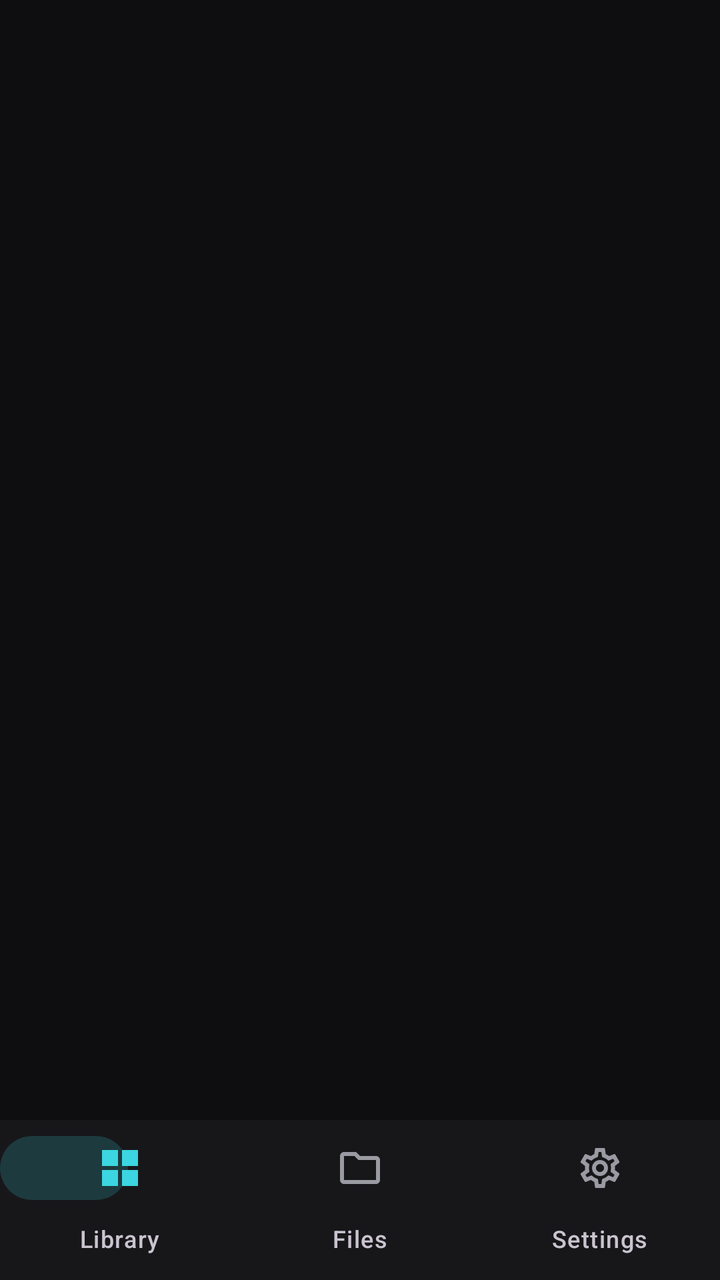
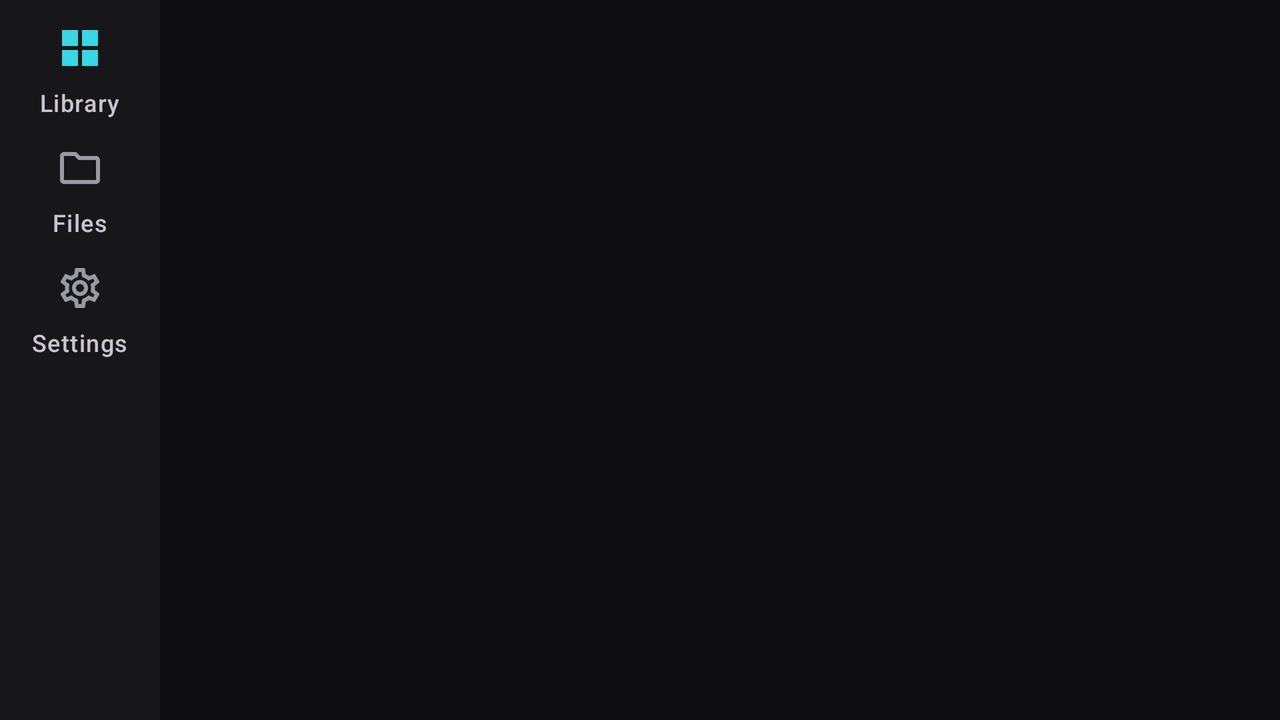

Compare how this app lays out the same screen by default and in its alternative resource folder. The renders come first, then the two layout files and the values they reference.
<!-- AndroidManifest.xml: application theme Theme.Brovan -->
<!-- res/layout/activity_main.xml -->
<?xml version="1.0" encoding="utf-8"?>
<LinearLayout
    xmlns:android="http://schemas.android.com/apk/res/android"
    xmlns:app="http://schemas.android.com/apk/res-auto"
    android:layout_width="match_parent"
    android:layout_height="match_parent"
    android:orientation="vertical">

    <include
        layout="@layout/main_content"
        android:layout_width="match_parent"
        android:layout_height="0dp"
        android:layout_weight="1" />

    <FrameLayout
        android:layout_width="match_parent"
        android:layout_height="wrap_content"
        android:background="@color/surface">

        <View
            android:id="@+id/nav_pill"
            android:layout_width="@dimen/nav_pill_width"
            android:layout_height="@dimen/nav_pill_height"
            android:layout_marginTop="@dimen/nav_pill_top"
            android:background="@drawable/bg_nav_pill" />

        <com.google.android.material.bottomnavigation.BottomNavigationView
            android:id="@+id/navigation"
            style="@style/Widget.Brovan.NavigationBar"
            android:layout_width="match_parent"
            android:layout_height="wrap_content"
            app:menu="@menu/nav_menu" />
    </FrameLayout>
</LinearLayout>
<!-- res/layout/main_content.xml (included above) -->
<?xml version="1.0" encoding="utf-8"?>
<androidx.coordinatorlayout.widget.CoordinatorLayout
    xmlns:android="http://schemas.android.com/apk/res/android"
    xmlns:app="http://schemas.android.com/apk/res-auto"
    android:layout_width="match_parent"
    android:layout_height="match_parent">

    <com.google.android.material.appbar.AppBarLayout
        android:layout_width="match_parent"
        android:layout_height="wrap_content"
        android:background="@color/background"
        app:elevation="0dp"
        app:liftOnScroll="false">

        <com.google.android.material.appbar.MaterialToolbar
            android:id="@+id/toolbar"
            android:layout_width="match_parent"
            android:layout_height="?attr/actionBarSize"
            app:navigationContentDescription="@string/setup_back"
            app:navigationIconTint="@color/text_primary" />
    </com.google.android.material.appbar.AppBarLayout>

    <FrameLayout
        android:id="@+id/content"
        android:layout_width="match_parent"
        android:layout_height="match_parent"
        app:layout_behavior="@string/appbar_scrolling_view_behavior">

        <androidx.viewpager2.widget.ViewPager2
            android:id="@+id/pages"
            android:layout_width="match_parent"
            android:layout_height="match_parent" />
    </FrameLayout>
</androidx.coordinatorlayout.widget.CoordinatorLayout>
<!-- resources referenced by this layout -->
<resources>
  <color name="background">#FF0E0E10</color>
  <color name="surface">#FF17171A</color>
  <color name="text_primary">#FFEDEDEF</color>
  <dimen name="nav_pill_height">32dp</dimen>
  <dimen name="nav_pill_top">8dp</dimen>
  <dimen name="nav_pill_width">64dp</dimen>
  <!-- drawable bg_nav_pill (drawable) -->
  <?xml version="1.0" encoding="utf-8"?>
  <shape xmlns:android="http://schemas.android.com/apk/res/android" android:shape="rectangle">
      <corners android:radius="@dimen/nav_pill_radius" />
      <solid android:color="@color/accent_wash" />
  </shape>
  <string name="setup_back">Back</string>
  <dimen name="nav_pill_radius">16dp</dimen>
  <style name="TextAppearance.Brovan.Tab" parent="TextAppearance.Material3.LabelMedium">
          <item name="android:textAllCaps">false</item>
          <item name="android:textSize">12sp</item>
          <item name="android:fontFamily">sans-serif-medium</item>
      </style>
  <color name="accent">#FF3BD6E1</color>
  <color name="on_accent">#FF031A1C</color>
  <color name="surface_variant">#FF1F1F23</color>
  <color name="text_secondary">#FF9A9AA2</color>
  <color name="outline">#FF2A2A2F</color>
  <style name="Widget.Brovan.Switch" parent="Widget.Material3.CompoundButton.MaterialSwitch">
          <item name="thumbTint">@color/switch_thumb_tint</item>
          <item name="trackTint">@color/switch_track_tint</item>
          <item name="trackDecorationTint">@color/switch_track_decoration</item>
      </style>
  <style name="ThemeOverlay.Brovan.Dialog" parent="ThemeOverlay.Material3.MaterialAlertDialog">
          <item name="android:backgroundDimAmount">0.6</item>
          <item name="colorSurface">@color/surface</item>
          <item name="colorSurfaceContainerHigh">@color/surface</item>
          <item name="android:colorBackground">@color/surface</item>
          <item name="alertDialogStyle">@style/Widget.Brovan.AlertDialog</item>
          <item name="colorOnSurfaceVariant">@color/text_primary</item>
          <item name="textAppearanceBodyLarge">@style/TextAppearance.Brovan.DialogItem</item>
          <item name="elevationOverlayEnabled">false</item>
      </style>
  <style name="Widget.Brovan.Fab" parent="Widget.Material3.ExtendedFloatingActionButton.Icon.Primary">
          <item name="backgroundTint">@color/accent</item>
          <item name="iconTint">@color/on_accent</item>
          <item name="android:textColor">@color/on_accent</item>
          <item name="shapeAppearanceOverlay">@style/ShapeAppearance.Brovan.Fab</item>
      </style>
  <style name="ThemeOverlay.Brovan.SideSheet" parent="ThemeOverlay.Material3.SideSheetDialog">
          <item name="sideSheetModalStyle">@style/Widget.Brovan.SideSheet</item>
      </style>
  <style name="Widget.Brovan.AlertDialog" parent="MaterialAlertDialog.Material3">
          <item name="backgroundTint">@color/surface_variant</item>
          <item name="shapeAppearanceOverlay">@style/ShapeAppearance.Brovan.Dialog</item>
      </style>
  <style name="TextAppearance.Brovan.DialogItem" parent="TextAppearance.Material3.BodyLarge">
          <item name="android:letterSpacing">0</item>
      </style>
  <style name="ShapeAppearance.Brovan.Fab" parent="">
          <item name="cornerFamily">rounded</item>
          <item name="cornerSize">16dp</item>
      </style>
  <style name="Widget.Brovan.SideSheet" parent="Widget.Material3.SideSheet.Modal">
          <item name="backgroundTint">@color/background</item>
      </style>
  <style name="ShapeAppearance.Brovan.Dialog" parent="">
          <item name="cornerFamily">rounded</item>
          <item name="cornerSize">28dp</item>
      </style>
  <!-- some entries are left out for length -->
</resources>
<!-- res/layout-w600dp/activity_main.xml (the repository's variant of the layout above) -->
<!-- drawn on the phone turned sideways -->
<?xml version="1.0" encoding="utf-8"?>
<LinearLayout
    xmlns:android="http://schemas.android.com/apk/res/android"
    xmlns:app="http://schemas.android.com/apk/res-auto"
    android:layout_width="match_parent"
    android:layout_height="match_parent"
    android:orientation="horizontal">

    <com.google.android.material.navigationrail.NavigationRailView
        android:id="@+id/navigation"
        style="@style/Widget.Brovan.NavigationRail"
        android:layout_width="wrap_content"
        android:layout_height="match_parent"
        app:menu="@menu/nav_menu" />

    <include
        layout="@layout/main_content"
        android:layout_width="0dp"
        android:layout_height="match_parent"
        android:layout_weight="1" />
</LinearLayout>
<!-- resources referenced by the variant -->
<!-- as the phone turned sideways resolves them -->
<resources>
  <color name="background">#FF0E0E10</color>
  <color name="text_primary">#FFEDEDEF</color>
  <string name="setup_back">Back</string>
  <color name="surface">#FF17171A</color>
  <style name="TextAppearance.Brovan.Tab" parent="TextAppearance.Material3.LabelMedium">
          <item name="android:textAllCaps">false</item>
          <item name="android:textSize">12sp</item>
          <item name="android:fontFamily">sans-serif-medium</item>
      </style>
  <style name="Widget.Brovan.NavigationRail.Indicator" parent="Widget.Material3.NavigationRailView.ActiveIndicator">
          <item name="android:color">@color/accent_wash</item>
      </style>
  <color name="accent">#FF3BD6E1</color>
  <color name="on_accent">#FF031A1C</color>
  <color name="surface_variant">#FF1F1F23</color>
  <color name="text_secondary">#FF9A9AA2</color>
  <color name="outline">#FF2A2A2F</color>
  <style name="Widget.Brovan.Switch" parent="Widget.Material3.CompoundButton.MaterialSwitch">
          <item name="thumbTint">@color/switch_thumb_tint</item>
          <item name="trackTint">@color/switch_track_tint</item>
          <item name="trackDecorationTint">@color/switch_track_decoration</item>
      </style>
  <style name="ThemeOverlay.Brovan.Dialog" parent="ThemeOverlay.Material3.MaterialAlertDialog">
          <item name="android:backgroundDimAmount">0.6</item>
          <item name="colorSurface">@color/surface</item>
          <item name="colorSurfaceContainerHigh">@color/surface</item>
          <item name="android:colorBackground">@color/surface</item>
          <item name="alertDialogStyle">@style/Widget.Brovan.AlertDialog</item>
          <item name="colorOnSurfaceVariant">@color/text_primary</item>
          <item name="textAppearanceBodyLarge">@style/TextAppearance.Brovan.DialogItem</item>
          <item name="elevationOverlayEnabled">false</item>
      </style>
  <style name="Widget.Brovan.Fab" parent="Widget.Material3.ExtendedFloatingActionButton.Icon.Primary">
          <item name="backgroundTint">@color/accent</item>
          <item name="iconTint">@color/on_accent</item>
          <item name="android:textColor">@color/on_accent</item>
          <item name="shapeAppearanceOverlay">@style/ShapeAppearance.Brovan.Fab</item>
      </style>
  <style name="ThemeOverlay.Brovan.SideSheet" parent="ThemeOverlay.Material3.SideSheetDialog">
          <item name="sideSheetModalStyle">@style/Widget.Brovan.SideSheet</item>
      </style>
  <style name="Widget.Brovan.AlertDialog" parent="MaterialAlertDialog.Material3">
          <item name="backgroundTint">@color/surface_variant</item>
          <item name="shapeAppearanceOverlay">@style/ShapeAppearance.Brovan.Dialog</item>
      </style>
  <style name="TextAppearance.Brovan.DialogItem" parent="TextAppearance.Material3.BodyLarge">
          <item name="android:letterSpacing">0</item>
      </style>
  <style name="ShapeAppearance.Brovan.Fab" parent="">
          <item name="cornerFamily">rounded</item>
          <item name="cornerSize">16dp</item>
      </style>
  <style name="Widget.Brovan.SideSheet" parent="Widget.Material3.SideSheet.Modal">
          <item name="backgroundTint">@color/background</item>
      </style>
  <style name="ShapeAppearance.Brovan.Dialog" parent="">
          <item name="cornerFamily">rounded</item>
          <item name="cornerSize">28dp</item>
      </style>
  <!-- some entries are left out for length -->
</resources>
